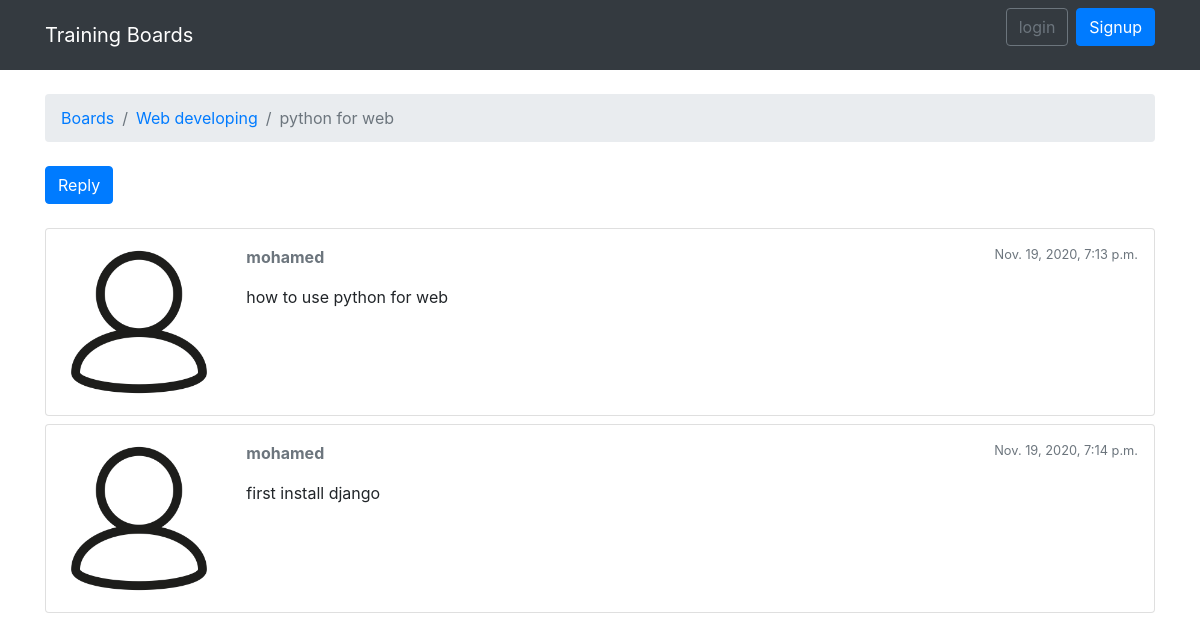
The page /boards/1/topics/1/ on the database its author committed.
### boards/models.py (models this page shows, shortened)
class Topic(models.Model):
    subject = models.CharField(max_length=255)
    board = models.ForeignKey(Board, related_name= 'topics', on_delete=models.CASCADE)
    created_by = models.ForeignKey(User, related_name= 'topics', on_delete=models.CASCADE)
    created_dt = models.DateTimeField(auto_now_add=True)
    views = models.PositiveIntegerField(default=0)
    updated_by = models.ForeignKey(User, null=True, related_name='+', on_delete=models.CASCADE)
    updated_dt = models.DateTimeField(null=True)

class Board(models.Model):
    name = models.CharField(unique=True, max_length=50)
    description = models.CharField(max_length=150)

class Post(models.Model):
    message = models.TextField(max_length = 4000)
    topic = models.ForeignKey(Topic, related_name= 'posts', on_delete=models.CASCADE)
    created_by = models.ForeignKey(User, related_name= 'posts', on_delete=models.CASCADE)
    created_dt = models.DateTimeField(auto_now_add=True)
    updated_by = models.ForeignKey(User, null=True, related_name='+', on_delete=models.CASCADE)
    updated_dt = models.DateTimeField(null=True)

### boards/views.py (the view)
# urls.py: path('boards/<int:board_id>/topics/<int:topic_id>/',views.topic_posts,name='topic_posts'),
def topic_posts(request, board_id,topic_id):
    topic = get_object_or_404(Topic, board__pk=board_id,pk=topic_id)
    session_key = 'view_topic_{}'.format(topic.pk)
    if not request.session.get(session_key,False):
         topic.views+=1
         topic.save()
         request.session[session_key] = True
    return render(request, 'topic_posts.html',{'topic':topic})

### templates/topic_posts.html (shortened to what this page needs)
{% extends 'base.html' %}
{% load static %}
{% block  breadcrumb %}
               <li class="breadcrumb-item"><a href="{% url 'home' %}"> Boards</a></li>
               <li class="breadcrumb-item"><a href="{% url 'board_topics' topic.board.pk %}">{{topic.board.name}}</a></li>
               <li class="breadcrumb-item active">{{topic.subject}}</li>
 {% endblock breadcrumb %}
{% block content %}
<div class="mb-4">
   <a href="{% url 'reply_topic' topic.board.pk  topic.pk%}" class="btn btn-primary">Reply</a>
</div>
    {%for post in topic.posts.all%}
    <div class="card mb-2">
      <div class="card-body p-3">
        <div class="row">
          <div class="col-2">
            <img src="{% static 'img/user.png' %}" alt="{{ post.created_by.username }}" class="w-100">
          </div>
          <div class="col-10">
            <div class="row mb-3">
              <div class="col-6">
                <strong class="text-muted">{{ post.created_by.username }}</strong>
              </div>
              <div class="col-6 text-right">
                <small class="text-muted">{{ post.created_dt }}</small>
              </div>
            </div>
            {{ post.message }}
           </div>
          </div>
        </div>
      </div>
    {%endfor%}
{% endblock content %}

### rows shown on the page
Topic: board.name "Web developing", subject "python for web"
Post: created_by.username "mohamed", created_dt "Nov. 19, 2020, 7:13 p.m.", message "how to use python for web"
Post: created_by.username "mohamed", created_dt "Nov. 19, 2020, 7:14 p.m.", message "first install django"
